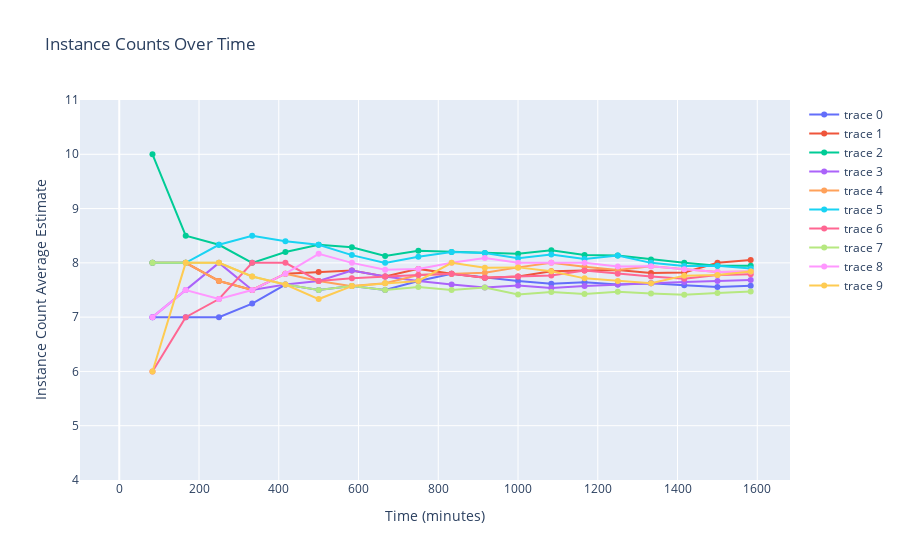

Source (notebook cell):
### Code cell
fig = go.Figure()
for inst_count_avg_estimate in inst_count_avg_estimates:
    fig.add_trace(
        go.Scatter(
            x = inst_count_avg_estimate['x'],
            y = inst_count_avg_estimate['y'],
            mode = 'markers+lines',
            # name = "Average Estimate",
        ),
    )
fig.update_layout(title="Instance Counts Over Time", xaxis=dict(title="Time (minutes)"), yaxis=dict(title="Instance Count Average Estimate"))

fig.update_yaxes(range=[
    math.floor(min([min(i['y'][1:]) for i in inst_count_avg_estimates]) * 0.8), 
    math.ceil(max([max(i['y'][1:]) for i in inst_count_avg_estimates]) * 1.1)
    ])
